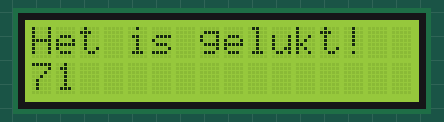
The sketch below on a simulated Arduino Uno, built with avr-gcc and run on an emulated ATmega328P. On the bench: 16×2 character LCD.

Above: at 0.22 s.
At 5.03 s:
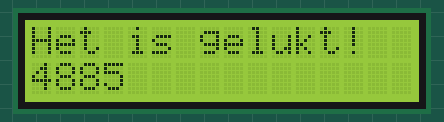
At 9.85 s:
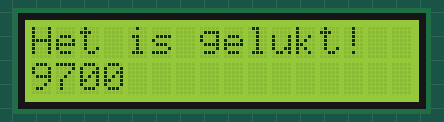
At 19.76 s:
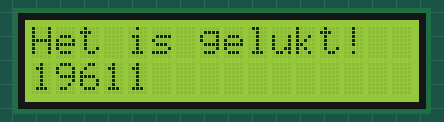
At 29.67 s:
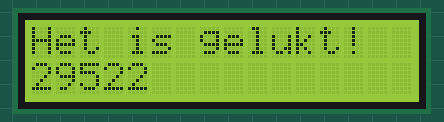
At 39.58 s:
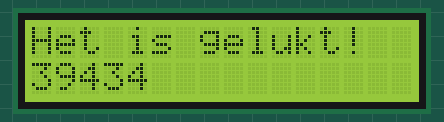

The sketch:

TestDisplay.ino
```cpp
//----------------------------------------------------
// Display test voor Arduino
//----------------------------------------------------

// include the library code:
#include <LiquidCrystal.h>

// initialize the library by associating any needed LCD interface pin
// with the arduino pin number it is connected to
//const int rs = 12, en = 11, d4 = 5, d5 = 4, d6 = 3, d7 = 2; // Digital pins
const int rs = A5, en = A4, d4 = A3, d5 = A2, d6 = A1, d7 = A0; // Analog pins
LiquidCrystal lcd(rs, en, d4, d5, d6, d7);

byte customCharacter[8][8] =
{
	{ 0b00000, 0b00000, 0b00000, 0b00000, 0b00000, 0b00000, 0b00000, 0b11111 },
	{ 0b00000, 0b00000, 0b00000, 0b00000, 0b00000, 0b00000, 0b11111, 0b11111 },
	{ 0b00000, 0b00000, 0b00000, 0b00000, 0b00000, 0b11111, 0b11111, 0b11111 },
	{ 0b00000, 0b00000, 0b00000, 0b00000, 0b11111, 0b11111, 0b11111, 0b11111 },
	{ 0b00000, 0b00000, 0b00000, 0b11111, 0b11111, 0b11111, 0b11111, 0b11111 },
	{ 0b00000, 0b00000, 0b11111, 0b11111, 0b11111, 0b11111, 0b11111, 0b11111 },
	{ 0b00000, 0b11111, 0b11111, 0b11111, 0b11111, 0b11111, 0b11111, 0b11111 },
	{ 0b11111, 0b11111, 0b11111, 0b11111, 0b11111, 0b11111, 0b11111, 0b11111 }
};

void setup()
{
	for(byte i = 0; i < 8; i++)
	{
		lcd.createChar(i, customCharacter[i]);
	}

	// set up the LCD's number of columns and rows:
	lcd.begin(16, 2);
	// Print a message to the LCD.
	lcd.print("Het is gelukt!");
}

void loop()
{
  // set the cursor to column 0, line 1
  // (note: line 1 is the second row, since counting begins with 0):
  lcd.setCursor(0, 1);
  // print the number of seconds since reset:
  lcd.print(millis());
}
```
